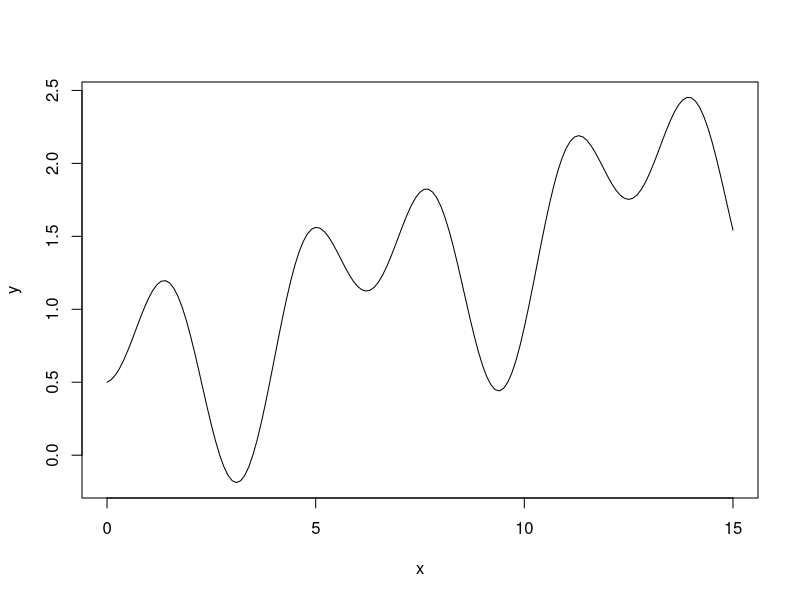
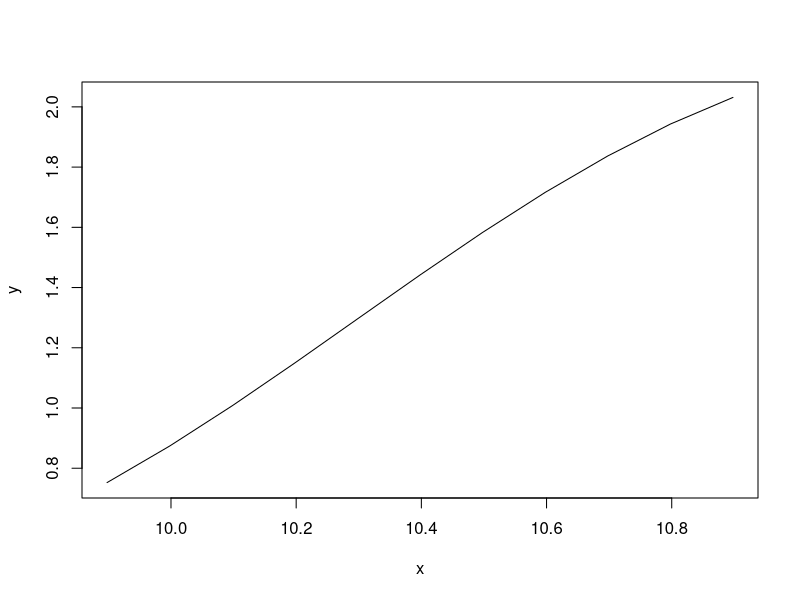
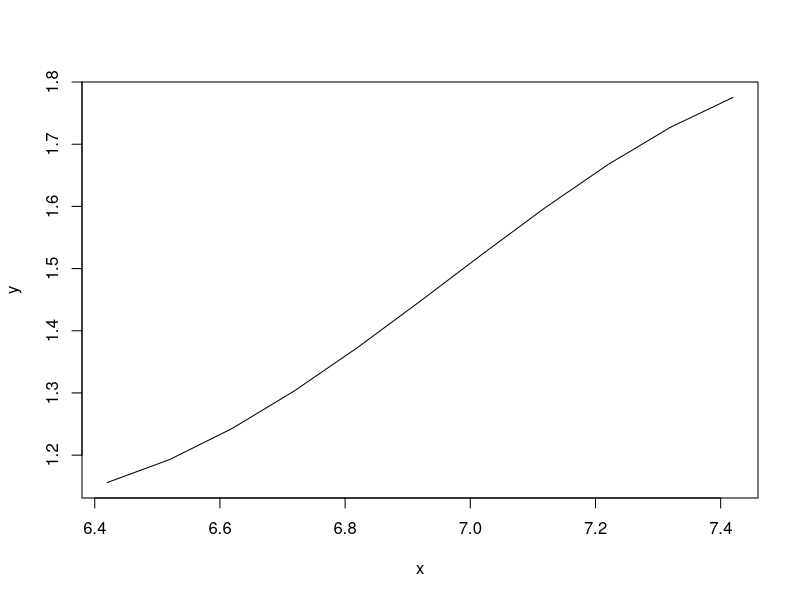
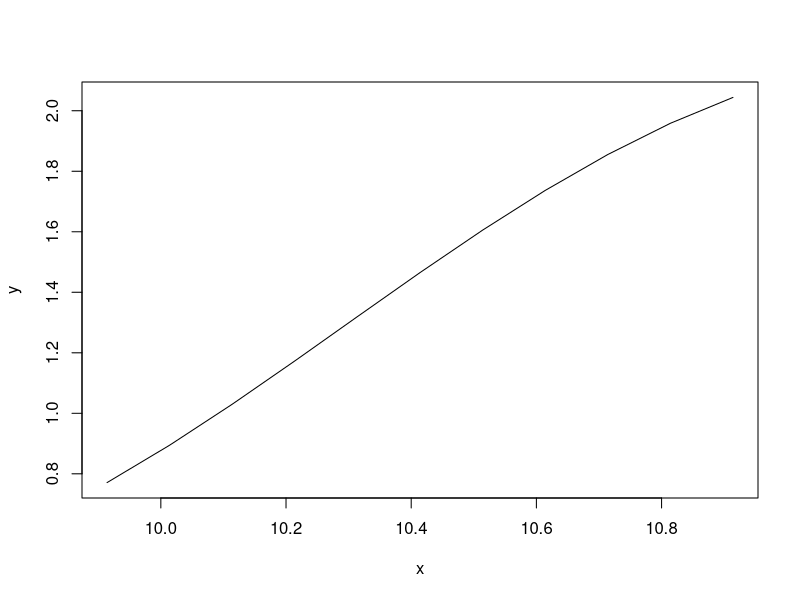
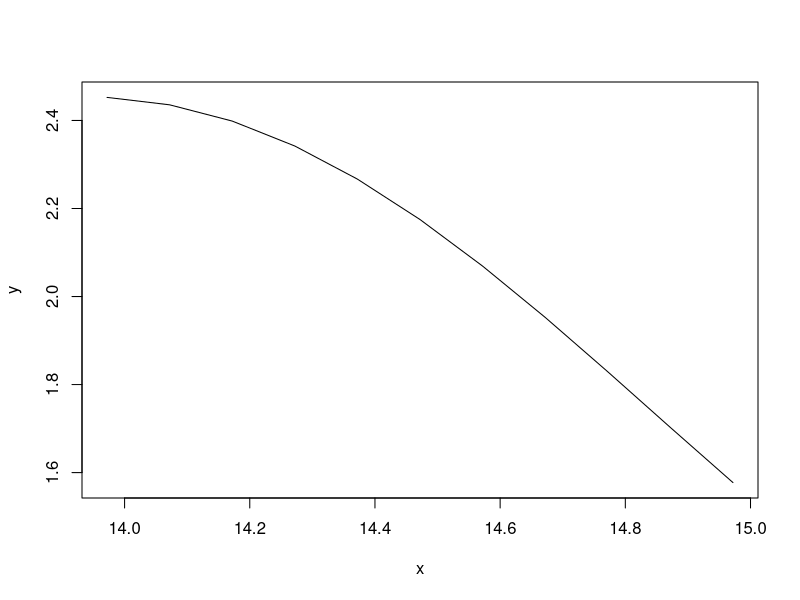
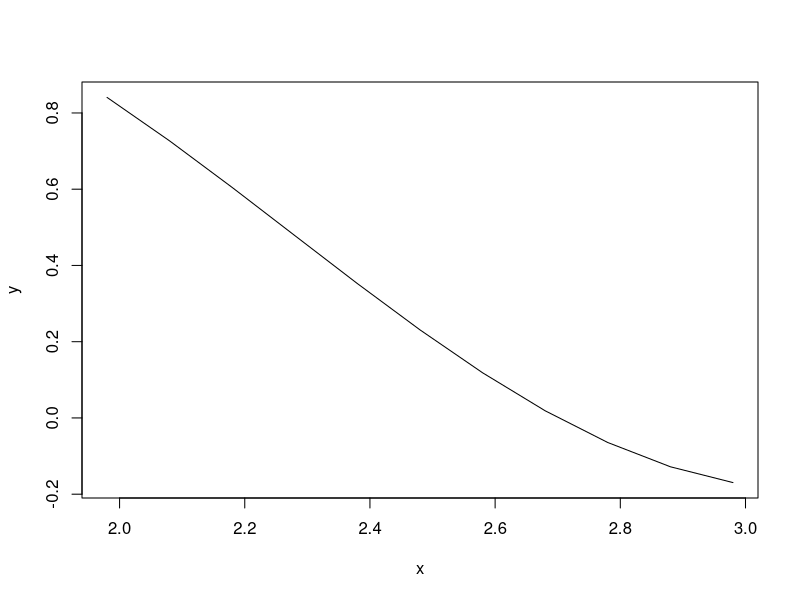
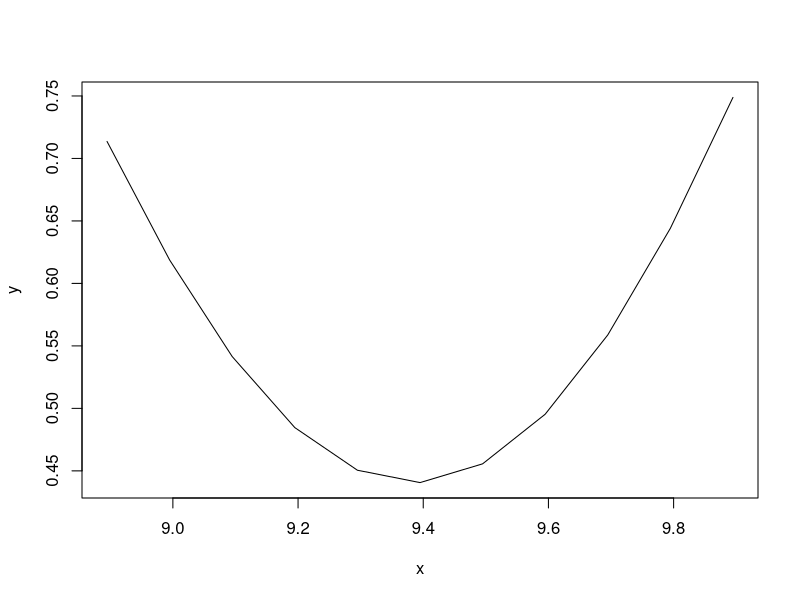
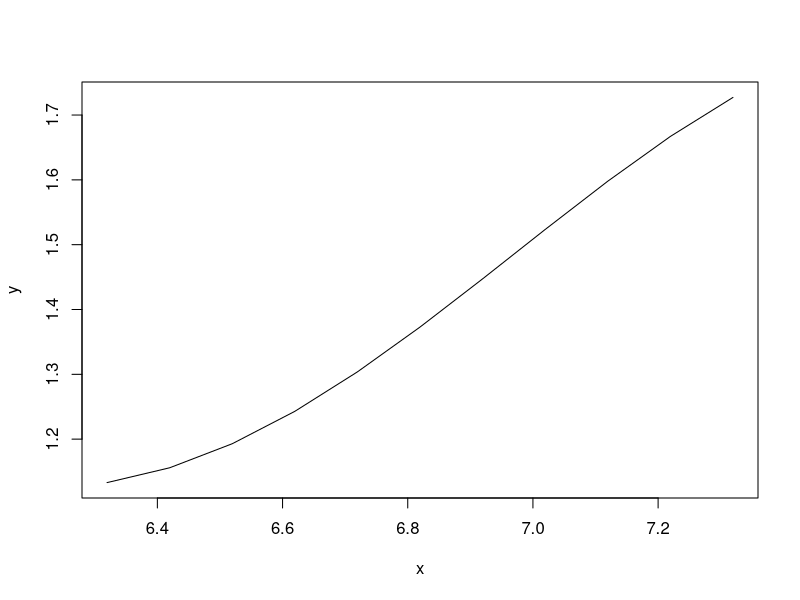

These charts were generated, in order, by the following R code:
FuctionToSolve <- function(x)
{
  y <- ((2*sin(x)^2 + cos(x)) / 2) + (x *0.1);
}

FuncMin <- function(FUN, RandomPoint, R)
{
  domain1 <- RandomPoint - R;
  domain2 <- RandomPoint + R;
  x <- seq(domain1,domain2,0.1);
  y <- FUN(x);
  plot(x,y, type='l')
  min(y)
}

RandomSearch <- function(FUN, domain1, domain2)
{
  numberOfIterations <- 40;
  result <- c();
  bestResult <- 0;
  x <- seq(domain1,domain2,0.1);
  y <- FUN(x);
  plot(x,y, type='l')
  for(i in 1:numberOfIterations)
  {
    randomPoint <- runif(1,domain1,domain2);
    result <- FuncMin(FUN, randomPoint,0.5);
    if(result <= bestResult){
      bestResult <- result
    }
  }
  bestResult
}

RandomSearch(FuctionToSolve, 0,15)

